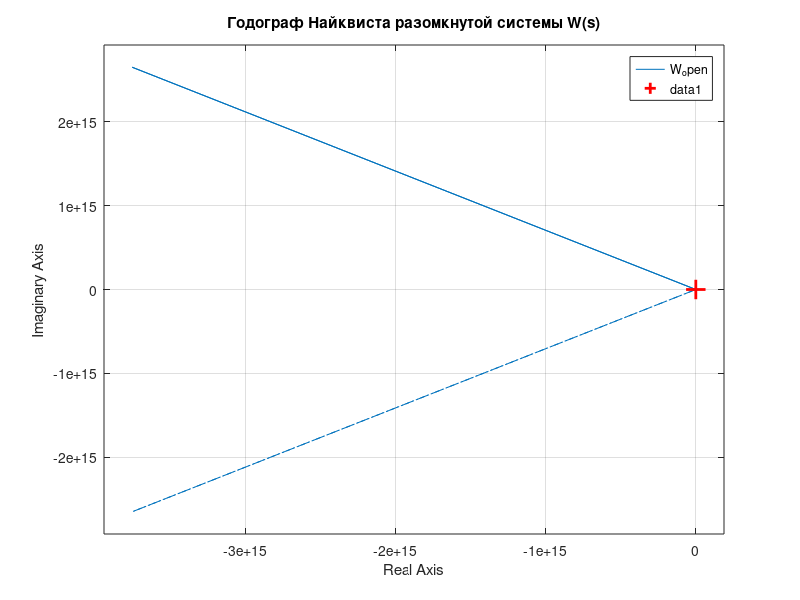
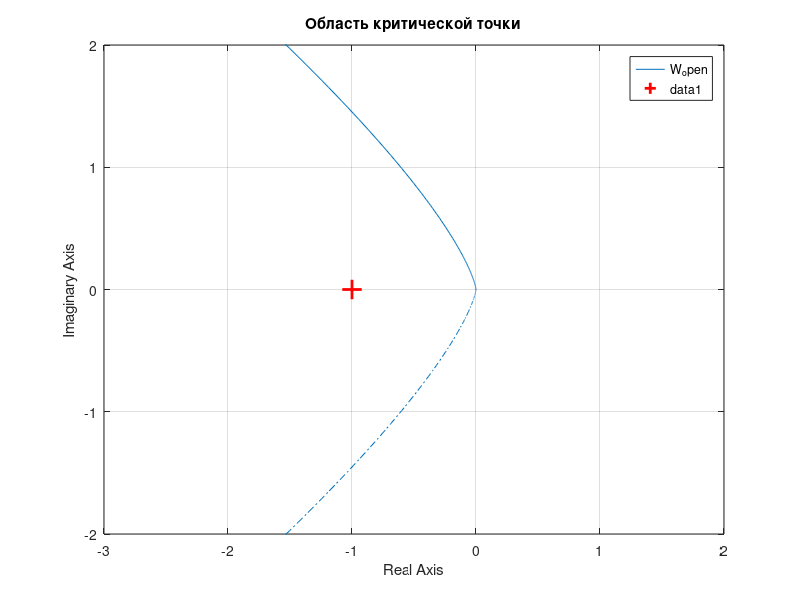

Here is the MATLAB script that generated these plots, in order: (Note: this script raises an error after producing the figures.)
clc;
clear;
close all;

s = tf('s');
W_open = 10 / (2*s^3 + 2*s^2 + s + 1);
W_closed = 10 / (2*s^3 + 2*s^2 + s + 11);

% Построение годографа Найквиста
figure('Color', 'w');
nyquist(W_open);
grid on; hold on;
plot(-1, 0, 'r+', 'MarkerSize', 14, 'LineWidth', 2);
title('Годограф Найквиста разомкнутой системы W(s)');

figure('Color', 'w');
nyquist(W_open); grid on; hold on;
plot(-1, 0, 'r+', 'MarkerSize', 14, 'LineWidth', 2);
xlim([-3 2]); ylim([-2 2]);
title('Область критической точки');

% Построение кривой Михайлова
[num, den] = tfdata(W_closed, 'v');
D = round(den, 10);

w = 0:0.02:20;              
Djw = polyval(D, 1i*w);

figure('Color', 'w');
plot(real(Djw), imag(Djw), 'b-', 'LineWidth', 1.8); hold on;
plot(real(Djw(1)), imag(Djw(1)), 'go', 'MarkerFaceColor', 'g', ...
    'MarkerSize', 8);
plot(real(Djw(end)), imag(Djw(end)), 'rs', 'MarkerFaceColor', 'r', ...
    'MarkerSize', 8);

text(real(Djw(1)),   imag(Djw(1)),   '  \omega = 0',   'Color', 'g');
text(real(Djw(end)), imag(Djw(end)), '  \omega = max', 'Color', 'r');

plot([0 0], [min(imag(Djw)) max(imag(Djw))], 'k:', 'LineWidth', 0.8);
plot([min(real(Djw)) max(real(Djw))], [0 0], 'k:', 'LineWidth', 0.8);

grid on; box on;
xlabel('Re D(j\omega)');
ylabel('Im D(j\omega)');
title('Кривая Михайлова D(j\omega)');
axis equal;

% Прямая проверка устойчивости

t = 0:0.01:10;
figure;
hold on;
grid on;
step(W_open, t);
step(W_closed, t);
title('Переходные процессы');
legend('Разомкнутая система', 'Замкнутая система');
xlabel('Время t, с');
ylabel('Выходной сигнал');
hold off;

% Полюса
syms s;
disp('Полюса разомкнутой системы'); 
eq = 2*s^3 + 2*s^2 + s + 1 == 0;
sol = solve(eq, s);
disp(double(sol));
disp('Полюса замкнутой системы');
eq = 2*s^3 + 2*s^2 + s + 11 == 0;
sol = solve(eq, s);
disp(double(sol));
